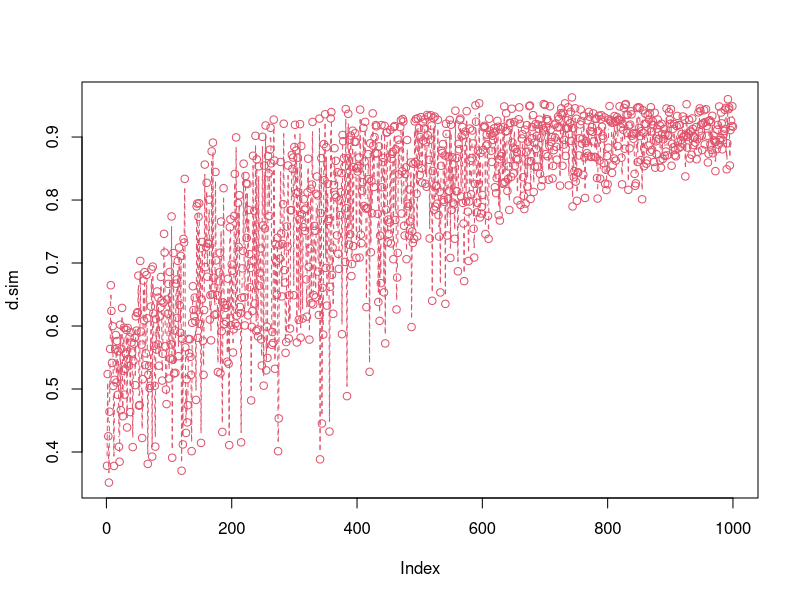

This figure's R source:
#Read in the data


#PROTOTYPE ANALYSIS
#PROTOTYPE ANALYSIS
#PROTOTYPE ANALYSIS
prototypes <- read.table("../prototypes_0.txt")
uber.proto <- prototypes[1,]

#SIMILARITY FUNCTION WITH TWO VECTS
csim.1 <- function(x1,x2){
    x <- as.numeric(x1[2:length(x1)])
    y <- as.numeric(x2[2:length(x2)])
    c <- x %*% y / sqrt(x%*%x * y%*%y)
    return(c)
}
#WORKS

#SIMILARITY FUNCITON WITH ONE VECT COMP TO PROTO
csim.2 <- function(x1){
    x <- as.numeric(x1[2:length(x1)])
    y <- as.numeric(uber.proto[2:length(uber.proto)])
    c <- x %*% y / sqrt(x%*%x * y%*%y)
    return(c)
}

apply(prototypes,1,csim.2)


#HISTORY DATA ANALYSIS  
d.0 <- read.table("../history_0.txt",skip=2)
#REMOVE t0
outputs <- d.0[21:length(d.0[,1]),25:44]

csim.3 <- function(x1){
    x <- as.numeric(x1)
    y <- as.numeric(uber.proto[2:length(uber.proto)])
    c <- x %*% y / sqrt(x%*%x * y%*%y)
    return(c)
}

d.sim <- apply(outputs,1,csim.3)

plot(d.sim,col=2,type="b",lty=2)

#EOF
